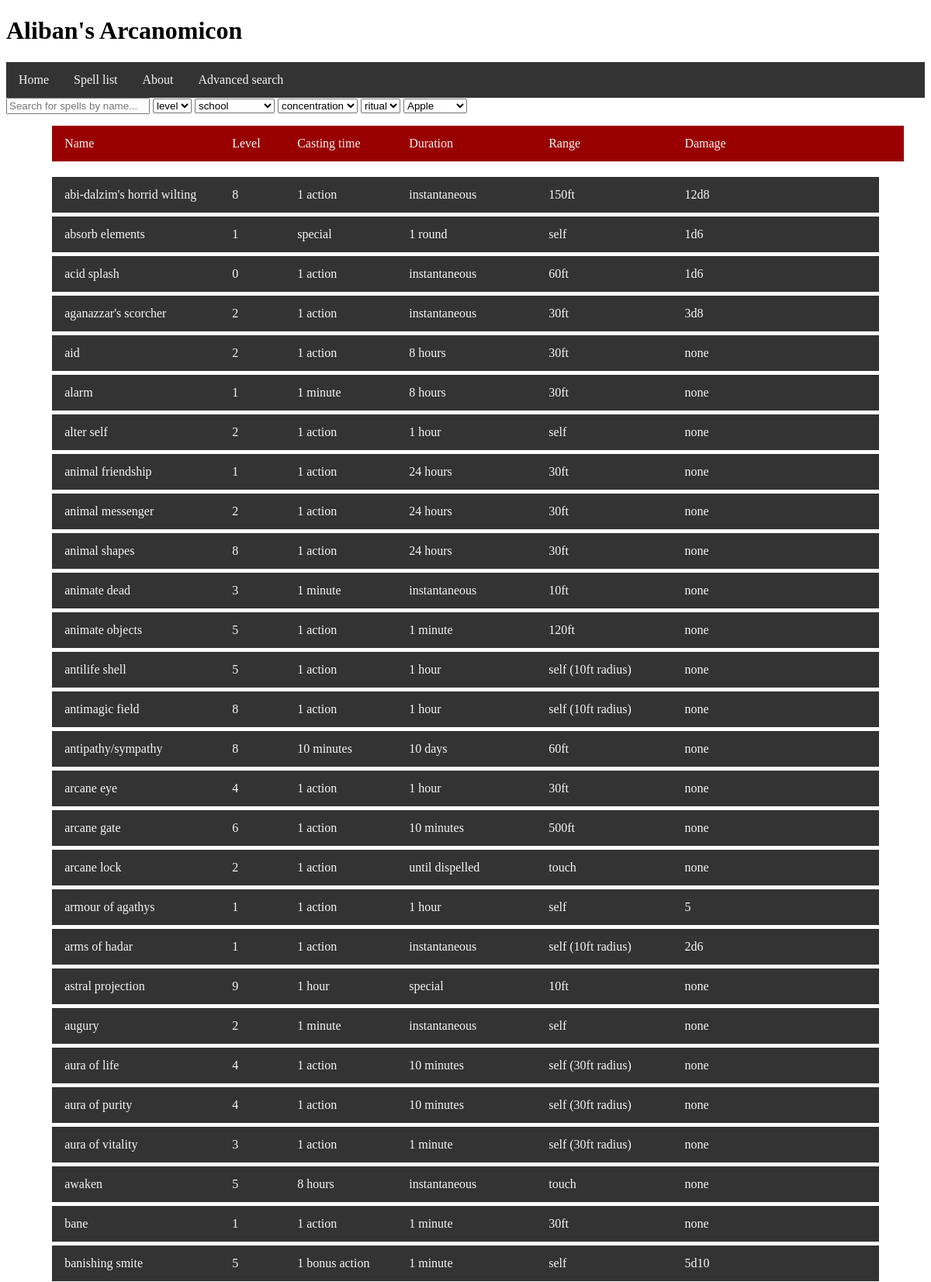
Page /all_spells (upper part) on the committed database.
### tables this page shows
CREATE TABLE spell (id INTEGER PRIMARY KEY AUTOINCREMENT, name STRING, description TEXT, level INTEGER, components STRING, concentration INTEGER, ritual INTEGER, damage STRING, range INTEGER REFERENCES range (id), duration INTEGER REFERENCES duration (id), castingtime STRING REFERENCES castingtime (id), school INTEGER REFERENCES school (id));

CREATE TABLE castingtime (id INTEGER PRIMARY KEY AUTOINCREMENT, name STRING);

CREATE TABLE duration (id INTEGER PRIMARY KEY AUTOINCREMENT, name STRING);

CREATE TABLE range (id INTEGER PRIMARY KEY AUTOINCREMENT, name STRING);

### script.py (the view)
@app.route('/all_spells')
def all_spells():
    sql = "SELECT spell.id, spell.name, spell.level, castingtime.name, duration.name, range.name, spell.damage FROM spell INNER JOIN range ON range.id = spell.range INNER JOIN castingtime ON castingtime.id = spell.castingtime INNER JOIN duration ON duration.id = spell.duration" #sql used to gather information for this page
    single = False #we want a list of results, not just the top one
    spells = db_func(sql,single) #sending the sql to my sql function
    return render_template('all_spells.html', spells=spells, entfields=entfields) #returns template with data to be presented

### templates/all_spells.html (shortened to what this page needs)
{% extends "layout.html" %}
{% block content %}
    <input type="text" id="myInput" onkeyup="searchfilter()" placeholder="Search for spells by name...">
    {% for field in entfields %}
        <select name={{field[0]}} class="spellselect" method="POST" action="/about" onchange="filterfunc()">
            <option value="" disabled selected style="display:none;">{{field[0]}}</option>
        </select>
    {% endfor %}
    <select id="mySelect" onchange="myFunction()">
        <option>Apple</option>
    </select>
    <div class="spellfields">
        <span class="asname">Name</span>
        <span class="aslevel">Level</span>
        <span class="ascastime">Casting time</span>
        <span class="asdurat">Duration</span>
        <span class="asrange">Range</span>
        <span class="asdmg">Damage</span>
    </div>
    <div id="spells">
    {% for spell in spells %}
        <div class="spelllink">
            <a href="spell/{{ spell[0] }}">
                <span class= "asname">{{ spell[1] }}</span>
                <span class= "aslevel">{{ spell[2] }}</span>
                <span class= "ascastime">{{ spell[3] }}</span>
                <span class= "asdurat">{{ spell[4] }}</span>
                <span class= "asrange">{{ spell[5] }}</span>
                <span class= "asdmg">{{ spell[6] }}</span>
            </a>
        </div>
    {% endfor %}
    </div>
{% endblock content %}

### templates/layout.html (shortened to what this page needs)
<!DOCTYPE html>
<html lang="en">
<head>
    <link rel="stylesheet" href="/static/css/main.css"/>
</head>
<body>
    <header>{% include 'header.html' %}</header>
    <nav>{% include 'nav.html' %}</nav>
    <main>{% block content %} {% endblock %}</main>
</body>
</html>

### templates/header.html
<h1>Aliban's Arcanomicon</h1>

### templates/nav.html
<div class="navbar">
    <a href="/">Home</a>
    <a href="/all_spells">Spell list</a>
    <a href="/about">About</a>
    <a href="/search">Advanced search</a>
</div>

### static/css/main.css (style rules this page uses)
.navbar { margin: 0; padding: 0; overflow: hidden; background-color: #333333; position: sticky; top: 0; width: 100%; }
.navbar a { padding: 14px 16px; text-align: center; text-decoration: none; float: left; }
.spellfields { margin: 5px; padding: 14px 16px; background-color: #990100; overflow: hidden; align-self: center; width: 90%; display: block; margin-left: 5%; margin-right: 5%; margin-bottom: 20px; margin-top: 15px; color: #F6F6F6;; }
.spelllink { margin: 5px; overflow: hidden; background-color: #333333; align-self: center; width: 90%; display: block; margin-left: 5%; }
.spelllink a { padding: 14px 16px; text-align: left; text-decoration: none; float: left; width: 100%; }
.asname { position: absolute; width: 17%; }
.aslevel { position: absolute; margin-left: 18%; text-align: center; }
.ascastime { position: absolute; margin-left: 25%; text-align: center; }
.asdurat { position: absolute; margin-left: 37%; text-align: center; }
.asrange { position: absolute; margin-left: 52%; text-align: center; }
.asdmg { margin-left: 75%; text-align: center; }
a:link { color:#F6F6F6; }

### rows in the picture
spell: name "abi-dalzim's horrid wilting", level "8", name "1 action", name "instantaneous", name "150ft", damage "12d8"
spell: name "absorb elements", level "1", name "special", name "1 round", name "self", damage "1d6"
spell: name "acid splash", level "0", name "1 action", name "instantaneous", name "60ft", damage "1d6"
spell: name "aganazzar's scorcher", level "2", name "1 action", name "instantaneous", name "30ft", damage "3d8"
spell: name "aid", level "2", name "1 action", name "8 hours", name "30ft", damage "none"
spell: name "alarm", level "1", name "1 minute", name "8 hours", name "30ft", damage "none"
spell: name "alter self", level "2", name "1 action", name "1 hour", name "self", damage "none"
spell: name "animal friendship", level "1", name "1 action", name "24 hours", name "30ft", damage "none"
spell: name "animal messenger", level "2", name "1 action", name "24 hours", name "30ft", damage "none"
spell: name "animal shapes", level "8", name "1 action", name "24 hours", name "30ft", damage "none"
spell: name "animate dead", level "3", name "1 minute", name "instantaneous", name "10ft", damage "none"
spell: name "animate objects", level "5", name "1 action", name "1 minute", name "120ft", damage "none"
spell: name "antilife shell", level "5", name "1 action", name "1 hour", name "self (10ft radius)", damage "none"
spell: name "antimagic field", level "8", name "1 action", name "1 hour", name "self (10ft radius)", damage "none"
spell: name "antipathy/sympathy", level "8", name "10 minutes", name "10 days", name "60ft", damage "none"
spell: name "arcane eye", level "4", name "1 action", name "1 hour", name "30ft", damage "none"
spell: name "arcane gate", level "6", name "1 action", name "10 minutes", name "500ft", damage "none"
spell: name "arcane lock", level "2", name "1 action", name "until dispelled", name "touch", damage "none"
spell: name "armour of agathys", level "1", name "1 action", name "1 hour", name "self", damage "5"
spell: name "arms of hadar", level "1", name "1 action", name "instantaneous", name "self (10ft radius)", damage "2d6"
spell: name "astral projection", level "9", name "1 hour", name "special", name "10ft", damage "none"
spell: name "augury", level "2", name "1 minute", name "instantaneous", name "self", damage "none"
spell: name "aura of life", level "4", name "1 action", name "10 minutes", name "self (30ft radius)", damage "none"
spell: name "aura of purity", level "4", name "1 action", name "10 minutes", name "self (30ft radius)", damage "none"
spell: name "aura of vitality", level "3", name "1 action", name "1 minute", name "self (30ft radius)", damage "none"
spell: name "awaken", level "5", name "8 hours", name "instantaneous", name "touch", damage "none"
spell: name "bane", level "1", name "1 action", name "1 minute", name "30ft", damage "none"
spell: name "banishing smite", level "5", name "1 bonus action", name "1 minute", name "self", damage "5d10"

### other values in the picture
form field level "level"
form field school "school"
form field concentration "concentration"
form field ritual "ritual"
